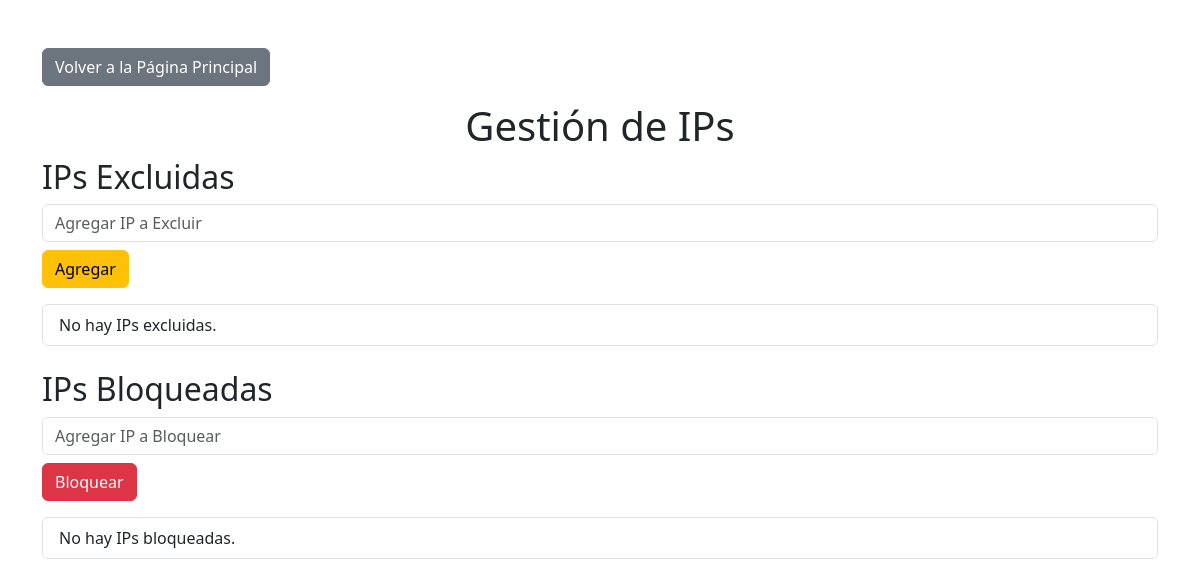
/configuracion_ips, run on an earlier commit of the app's database.
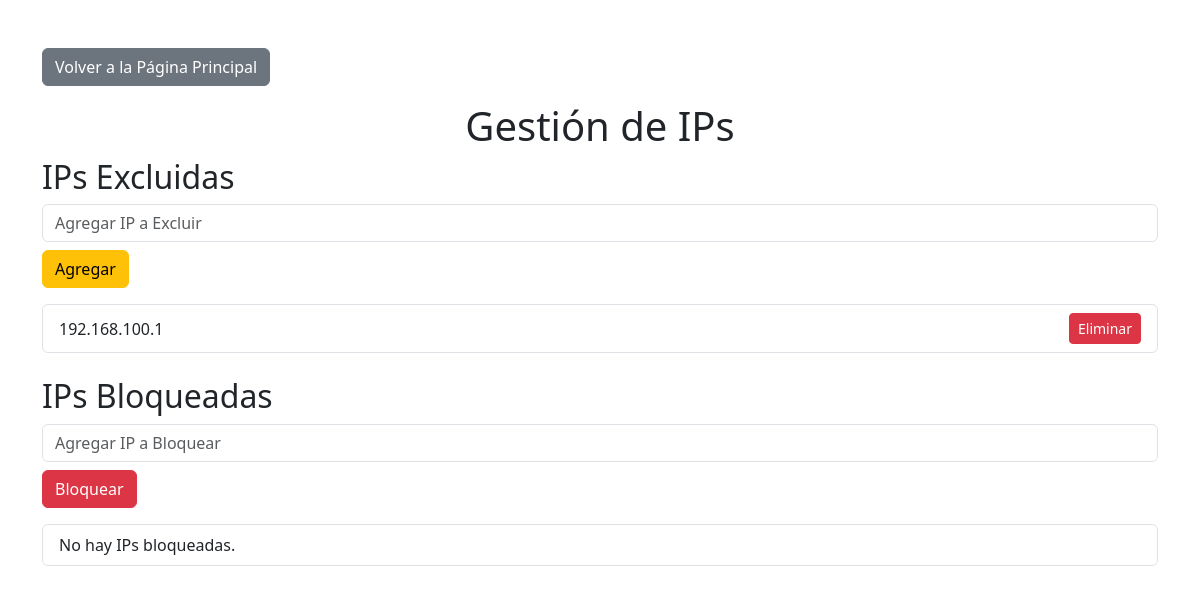
And on a later commit of the database.
### tables this page shows
CREATE TABLE ips_excluidas (
                id INTEGER PRIMARY KEY AUTOINCREMENT,
                ip TEXT UNIQUE NOT NULL
            );

### app.py (the view)
@app.route('/configuracion_ips')
def configuracion_ips():
    return render_template("configuracion_ips.html",
                           blocked_ips=get_blocked_ips(),
                           excluded_ips=get_excluded_ips())

### app.py (called while the page is built)
def get_db_connection():
    try:
        return sqlite3.connect(DB_PATH)
    except sqlite3.Error as e:
        print(f"Error al conectar a la base de datos: {e}")
        return None

def get_blocked_ips():
    conn = get_db_connection()
    if not conn:
        return []
    cursor = conn.cursor()
    cursor.execute("SELECT ip FROM ips_bloqueadas")
    blocked_ips = [row[0] for row in cursor.fetchall()]
    conn.close()
    return blocked_ips

def get_excluded_ips():
    conn = get_db_connection()
    if not conn:
        return []
    cursor = conn.cursor()
    cursor.execute("SELECT ip FROM ips_excluidas")
    excluded_ips = [row[0] for row in cursor.fetchall()]
    conn.close()
    return excluded_ips

### templates/configuracion_ips.html (shortened to what this page needs)
<!DOCTYPE html>
<html>
<head>
    <link rel="stylesheet" href="https://cdn.jsdelivr.net/npm/bootstrap@5.3.0/dist/css/bootstrap.min.css">
</head>
<body class="container mt-5">
    <button onclick="window.location.href='/'" class="btn btn-secondary mb-3">
        Volver a la Página Principal
    </button>
    <h1 class="text-center">Gestión de IPs</h1>
    <h2>IPs Excluidas</h2>
    <input type="text" id="excludeIpInput" class="form-control mb-2" placeholder="Agregar IP a Excluir">
    <button class="btn btn-warning" onclick="addExcludedIp()">Agregar</button>
    <ul class="list-group mt-3">
        {% if excluded_ips %}
            {% for ip in excluded_ips %}
                <li class="list-group-item d-flex justify-content-between align-items-center">
                    {{ ip }}
                    <button class="btn btn-danger btn-sm" onclick="removeExcludedIp('{{ ip }}')">Eliminar</button>
                </li>
            {% endfor %}
        {% else %}
            <li class="list-group-item">No hay IPs excluidas.</li>
        {% endif %}
    </ul>
    <h2 class="mt-4">IPs Bloqueadas</h2>
    <input type="text" id="blockIpInput" class="form-control mb-2" placeholder="Agregar IP a Bloquear">
    <button class="btn btn-danger" onclick="addBlockedIp()">Bloquear</button>
    <ul class="list-group mt-3">
        {% if blocked_ips %}
            {% for ip in blocked_ips %}
                <li class="list-group-item d-flex justify-content-between align-items-center">
                    {{ ip }}
                    <button class="btn btn-success btn-sm" onclick="unblockIp('{{ ip }}')">Desbloquear</button>
                </li>
            {% endfor %}
        {% else %}
            <li class="list-group-item">No hay IPs bloqueadas.</li>
        {% endif %}
    </ul>
</body>
</html>

What changed in the data, as far as the page shows it:
added ips_excluidas: ip "192.168.100.1"
Also different on the page:
text no longer shown: "No hay IPs excluidas."
